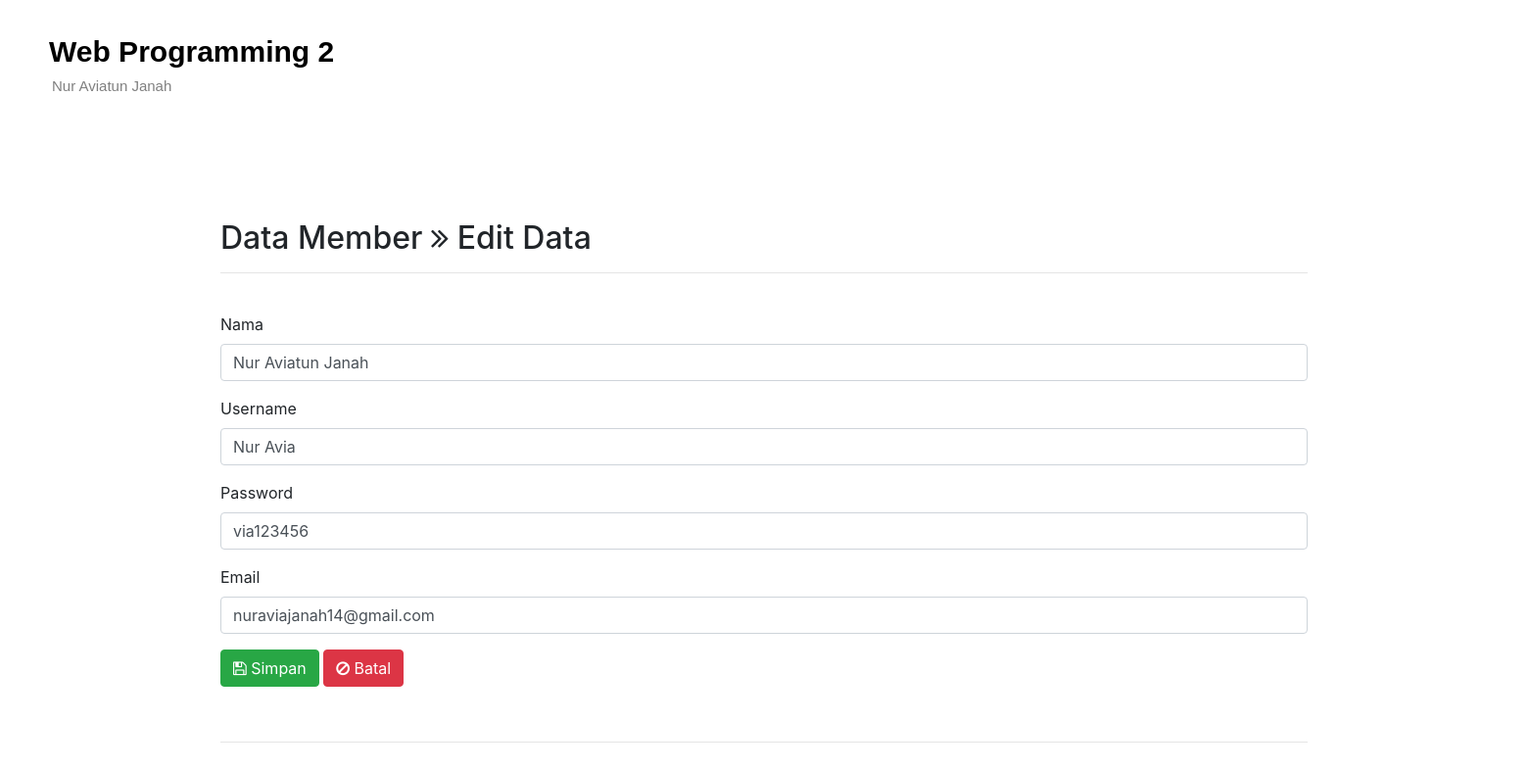
The page /edit.php?id=1 on the database its author committed.
### tables this page shows
CREATE TABLE `members` (
  `id` int(11) NOT NULL,
  `nama` varchar(100) NOT NULL,
  `username` varchar(30) NOT NULL,
  `password` varchar(120) NOT NULL,
  `email` varchar(100) NOT NULL
);

### edit.php (the view, shortened to what this page needs)
<!DOCTYPE html>
<html lang="en">
<head>
    <link rel="stylesheet" href="assets/css/bootstrap.min.css">
    <link rel="stylesheet" href="assets/font-awesome/css/font-awesome.min.css">
    <link rel="stylesheet" type="text/css" href="assets/css/bootstrap.css">
</head>
<body>
    <?php
        include ('header.php');
    ?>
    <?php
        require_once('koneksi.php');
        if($_GET['id']!=null){
            $id        = $_GET['id'];
            $koneksiObj = new Koneksi();
            $koneksi    = $koneksiObj->getKoneksi();
            $query = "select * from members where id='$id'";
            $data = $koneksi->query($query);
        }
        if($data->num_rows <= 0){
            echo "Data tidak ditemukan!";
        } else{
            while($row = $data->fetch_assoc()){
                $nama           = $row['nama'];
                $username       = $row['username'];
                $password       = $row['password'];
                $email          = $row['email'];
            }
        }
    ?>
    <div class="container">
            <br>
            <h2>Data Member <i class="fa fa-angle-double-right"></i> Edit Data</h2>
            <hr>
            <br>
            <form id="editdata" class="form-horizontal" method="post" action="update.php">
                <div class="form-group">
                    <label for="nim">Nama</label>
                    <div>
                        <input type="text" class="form-control" id="nama" name="nama" value="<?php echo $nama;?>">
                    </div>
                </div>
                <div class="form-group">
                    <label for="nama">Username</label>
                    <div>
                        <input type="text" class="form-control" id="username" name="username" value="<?php echo $username;?>">
                    </div>
                </div>
                <div class="form-group">
                    <label for="nama">Password</label>
                    <div>
                        <input type="text" class="form-control" id="password" name="password" value="<?php echo $password;?>">
                    </div>
                </div>
                <div class="form-group">
                    <label for="nama">Email</label>
                    <div>
                        <input type="text" class="form-control" id="email" name="email" value="<?php echo $email;?>">
                    </div>
                </div>
                <div class="form-group">
                    <div>
                        <button type="submit" class="btn btn-success"><i class="fa fa-save"></i> Simpan</button>
                        <a href="index.php" class="btn btn-danger"><i class="fa fa-ban"></i> Batal</a>
                    </div>
                </div>
            </form>
        </div>
    <?php
        include 'footer.php';
    ?>
</body>
</html>

### rows shown on the page
members: nama "Nur Aviatun Janah", username "Nur Avia", password "via123456", email "nuraviajanah14@gmail.com"
